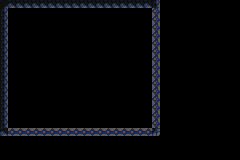

This game map was drawn from its Tiled (.tmx) file and the tilesets committed beside it. A one-line description and the full map source follow:
An orthogonal 30x20 tile map with 8x8 px tiles, 1 tile layer (Ground), 2 tilesets and 1 object.

<map version="1.9" tiledversion="1.9.2" orientation="orthogonal" renderorder="right-down" width="30" height="20" tilewidth="8" tileheight="8" infinite="0" nextlayerid="4" nextobjectid="2">
 <tileset firstgid="1" source="Rocks.tsx" />
 <tileset firstgid="37" source="Mechanics.tsx" />
 <layer id="1" name="Ground" width="30" height="20">
  <properties>
   <property name="unity:CastShadows" type="bool" value="true" />
   <property name="unity:Component" value="Wall" />
   <property name="unity:Layer" value="Interactable" />
  </properties>
  <data encoding="csv">
30,14,14,14,14,14,14,14,14,14,14,14,14,14,14,14,14,14,14,9,0,0,0,0,0,0,0,0,0,0,
9,0,0,0,0,0,0,0,0,0,0,0,0,0,0,0,0,0,0,11,0,0,0,0,0,0,0,0,0,0,
9,0,0,0,0,0,0,0,0,0,0,0,0,0,0,0,0,0,0,11,0,0,0,0,0,0,0,0,0,0,
9,0,0,0,0,0,0,0,0,0,0,0,0,0,0,0,0,0,0,11,0,0,0,0,0,0,0,0,0,0,
9,0,0,0,0,0,0,0,0,0,0,0,0,0,0,0,0,0,0,11,0,0,0,0,0,0,0,0,0,0,
9,0,0,0,0,0,0,0,0,0,0,0,0,0,0,0,0,0,0,11,0,0,0,0,0,0,0,0,0,0,
9,0,0,0,0,0,0,0,0,0,0,0,0,0,0,0,0,0,0,11,0,0,0,0,0,0,0,0,0,0,
9,0,0,0,0,0,0,0,0,0,0,0,0,0,0,0,0,0,0,11,0,0,0,0,0,0,0,0,0,0,
9,0,0,0,0,0,0,0,0,0,0,0,0,0,0,0,0,0,0,11,0,0,0,0,0,0,0,0,0,0,
9,0,0,0,0,0,0,0,0,0,0,0,0,0,0,0,0,0,0,11,0,0,0,0,0,0,0,0,0,0,
9,0,0,0,0,0,0,0,0,0,0,0,0,0,0,0,0,0,0,11,0,0,0,0,0,0,0,0,0,0,
9,0,0,0,0,0,0,0,0,0,0,0,0,0,0,0,0,0,0,11,0,0,0,0,0,0,0,0,0,0,
9,0,0,0,0,0,0,0,0,0,0,0,0,0,0,0,0,0,0,11,0,0,0,0,0,0,0,0,0,0,
9,0,0,0,0,0,0,0,0,0,0,0,0,0,0,0,0,0,0,11,0,0,0,0,0,0,0,0,0,0,
9,0,0,0,0,0,0,0,0,0,0,0,0,0,0,0,0,0,0,11,0,0,0,0,0,0,0,0,0,0,
9,0,0,0,0,0,0,0,0,0,0,0,0,0,0,0,0,0,0,11,0,0,0,0,0,0,0,0,0,0,
14,4,4,4,4,4,4,4,4,4,4,4,4,4,4,4,4,4,4,15,0,0,0,0,0,0,0,0,0,0,
0,0,0,0,0,0,0,0,0,0,0,0,0,0,0,0,0,0,0,0,0,0,0,0,0,0,0,0,0,0,
0,0,0,0,0,0,0,0,0,0,0,0,0,0,0,0,0,0,0,0,0,0,0,0,0,0,0,0,0,0,
0,0,0,0,0,0,0,0,0,0,0,0,0,0,0,0,0,0,0,0,0,0,0,0,0,0,0,0,0,0
</data>
 </layer>
 <objectgroup id="3" name="Mechanics">
  <object id="1" gid="40" x="8" y="128" width="8" height="16" />
 </objectgroup>
</map>
